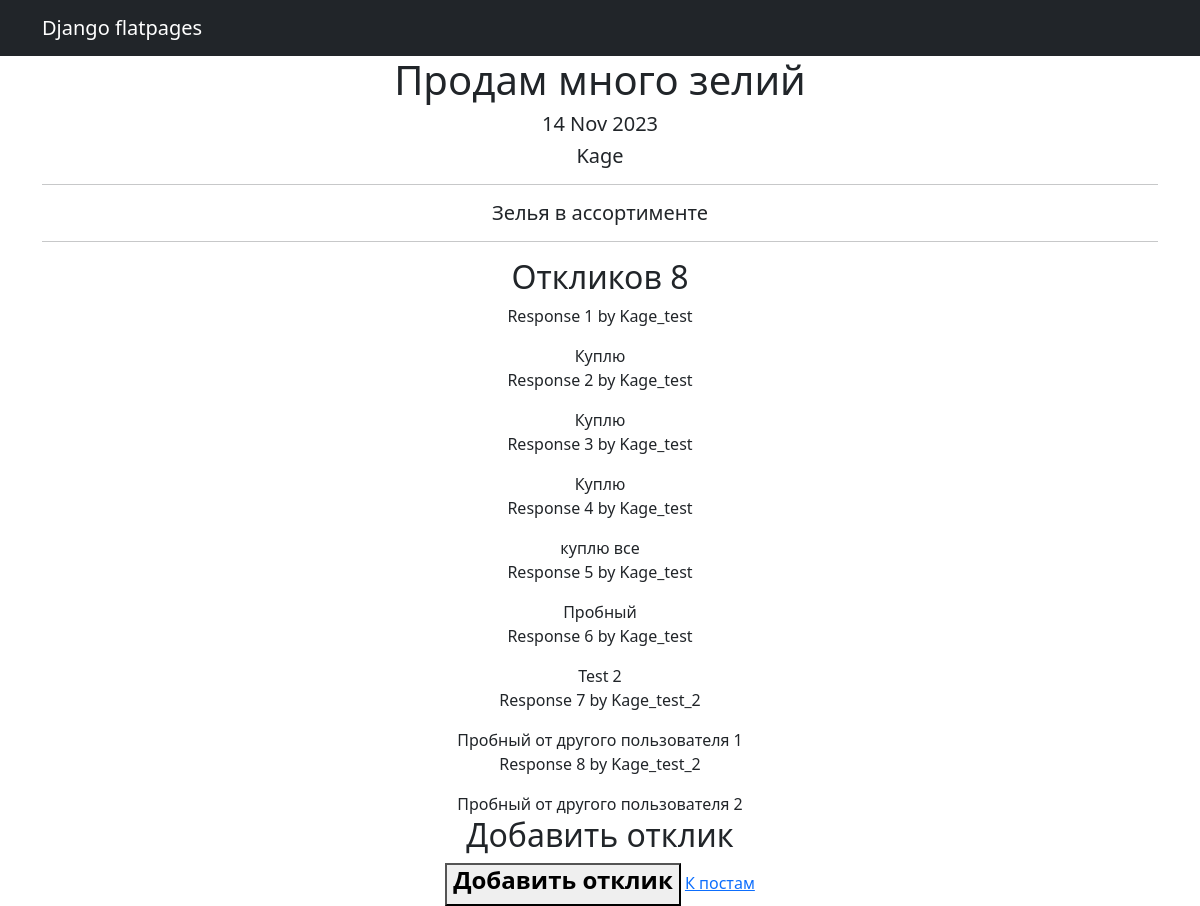
Page /posts/6 on the earlier database version.
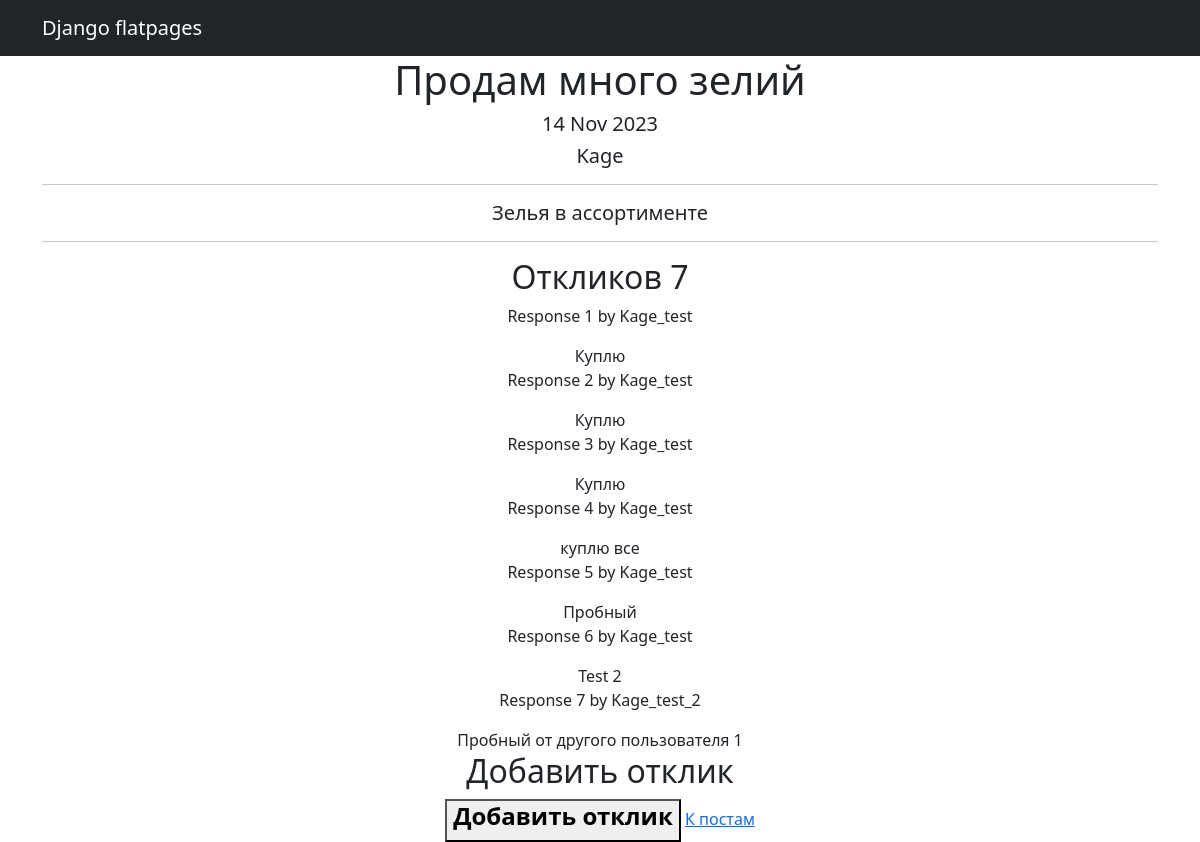
Same page on the later database version.
### PostBoard_main/models.py (models this page shows, shortened)
class Posts(models.Model):
    tanks = 'TK'
    healers = 'HL'
    damage_dealers = 'DD'
    merchants = 'MR'
    guild_masters = 'GM'
    quest_givers = 'QG'
    smiths = 'SM'
    leather_workers = 'LW'
    potion_masters = 'PM'
    enchanters = 'EH'
    TYPE = [
        (tanks, 'Танки'), (healers, 'Хилеры'), (damage_dealers, 'ДД'), (merchants, 'Торговцы'),
        (guild_masters, 'Гильдмастера'), (quest_givers, 'Квестгиверы'), (smiths, 'Кузнецы'),
        (leather_workers, 'Кожевники'), (potion_masters, 'Зельевары'), (enchanters, 'Мастера заклинаний')
    ]
    type_post = models.CharField(max_length=2, choices=TYPE, default='MR')
    time_in = models.DateTimeField(auto_now_add=True)
    headline = models.CharField(max_length=128)
    text = RichTextUploadingField(config_name='my-toolbar')
    category = models.ForeignKey(Category, on_delete=models.CASCADE, related_name='category')
    to_reg_user = models.ForeignKey(User, on_delete=models.CASCADE)

class Response(models.Model):
    time_in = models.DateTimeField(auto_now_add=True)
    text = models.TextField()
    res_user = models.ForeignKey(User, on_delete=models.CASCADE, related_name='reply_user')
    res_post = models.ForeignKey(Posts, on_delete=models.CASCADE, related_name='reply')
    status = models.BooleanField(default=False)

### PostBoard_main/views.py (the view)
# urls.py: path('<int:pk>', PostDetail.as_view(), name='post_detail'),
class PostDetail(DetailView):
    raise_exception = True
    model = Posts
    template_name = 'post_detail.html'
    context_object_name = 'post'
    response_form = ResponseForm
    def get_context_data(self, **kwargs):
        context = super().get_context_data(**kwargs)
        pk = self.kwargs['pk']
        form = ResponseForm()
        post = get_object_or_404(Posts, pk=pk)
        responses = post.reply.all()
        context['post'] = post
        context['responses'] = responses
        context['form'] = form
        return context

### templates/post_detail.html (shortened to what this page needs)
<!DOCTYPE html>
{% extends 'flatpages/default.html' %}
{% load bootstrap3 %}
{% block content %}
    <h1>{{ post.headline }}</h1>
    <h5>{{ post.time_in|date:'d M Y' }}</h5>
    <h5>{{ post.to_reg_user }}</h5>
    <hr>
    <h5>{{ post.text|safe }}</h5>
    <hr>
        <h2>
            Откликов {{ responses.count }}
        </h2>
    {% for response in responses %}
        <div class="response">
            <p class="info">
                Response {{ forloop.counter }} by {{ response.res_user }}
            </p>
            {{ response.text }}
        </div>
    {% empty %}
        <p>Нет откликов</p>
    {% endfor %}
    {% if f %}
        <h2>Отклик добавлен</h2>
    {% else %}
        <h2>Добавить отклик</h2>
    <button>
        <a class="nav-link" href="{% url 'add_response' pk=post.id %}">
            <h4><strong>Добавить отклик</strong></h4>
        </a>
    </button>
    {% endif %}
    <a href="{% url 'posts' %}"> К постам </a>
{% endblock content%}

Differences in the rows shown:
removed Response: res_user "Kage_test_2", text "Пробный от другого пользователя 2"
computed for Posts "Продам много зелий": count "8" → "7"
